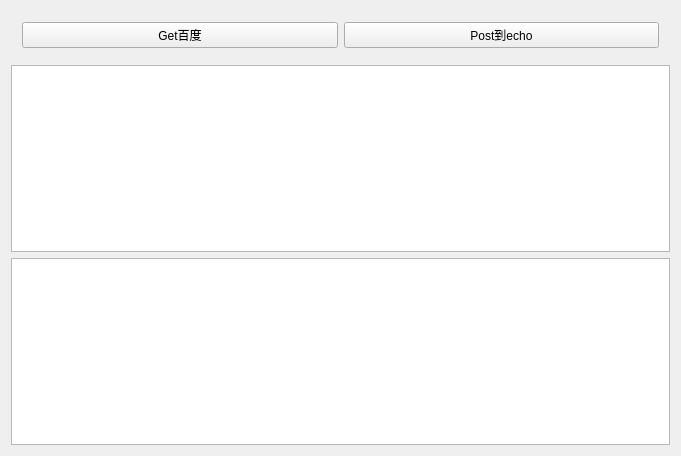
<?xml version="1.0" encoding="UTF-8"?>
<ui version="4.0">
 <class>Widget</class>
 <widget class="QWidget" name="Widget">
  <property name="geometry">
   <rect>
    <x>0</x>
    <y>0</y>
    <width>681</width>
    <height>456</height>
   </rect>
  </property>
  <property name="windowTitle">
   <string>Widget</string>
  </property>
  <layout class="QVBoxLayout" name="verticalLayout">
   <item>
    <widget class="QWidget" name="widget" native="true">
     <layout class="QHBoxLayout" name="horizontalLayout">
      <item>
       <widget class="QPushButton" name="pushButton">
        <property name="text">
         <string>Get百度</string>
        </property>
       </widget>
      </item>
      <item>
       <widget class="QPushButton" name="pushButton_2">
        <property name="text">
         <string>Post到echo</string>
        </property>
       </widget>
      </item>
     </layout>
    </widget>
   </item>
   <item>
    <widget class="QTextEdit" name="textEdit"/>
   </item>
   <item>
    <widget class="QPlainTextEdit" name="plainTextEdit"/>
   </item>
  </layout>
 </widget>
 <layoutdefault spacing="6" margin="11"/>
 <resources/>
 <connections/>
</ui>
